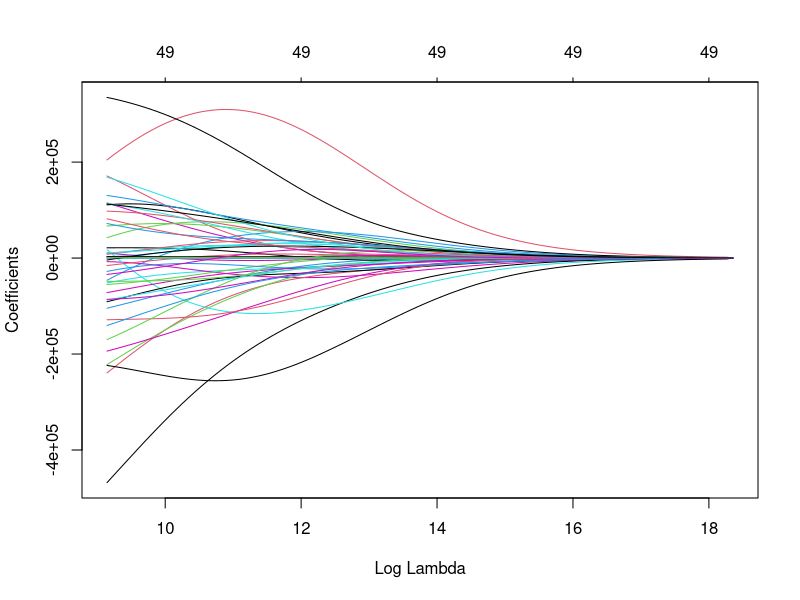

The R source for this figure: (Note: this script raises an error after producing the figure.)
library(tidyverse)
library(glmnet)
library(pls)

### Loading and Filtering Data
#
# I created two versions of the variables to test:
# One with the individual yes/no questions and one with the category scores
#
# I focused on expenditures and the response variable and used 2020 for the year
# That can be easily changed, though, for uniformity

data <- read_csv("../data/data2.csv")

dataV1 <- select(data, -economy_code, -iso_code, -wbl_index,
                 -mobility, -workplace, -pay, -marriage, -parenthood,
                 -entrepreneurship, -assets, -total, -overnight, 
                 -oneday, -cruise, -country)
dataV1 <- filter(dataV1, year == 2020, !is.na(expenditures), !is.na(region))


dataV2 <- select(data, region, income_group, year, mobility, 
                 workplace, pay, marriage, parenthood, entrepreneurship, 
                 assets, expenditures)
dataV2 <- filter(dataV2, year == 2020, !is.na(expenditures), !is.na(region))


### Ridge and Lasso Regression
### Version 1
regV1 <- lm(expenditures ~ ., data = dataV1)
x1 <- model.matrix(regV1)
x1 <- x1[, -1]
y1 <- dataV1$expenditures

## Ridge
ridge1 <- glmnet(x1, y1, alpha = 0)
plot(ridge1, label = True, xvar = "lambda")

set.seed(123)
ridge1CV <- cv.glmnet(x1, y1, alpha = 0)
plot(ridge1CV)
coef(ridge1CV) |> round(2)
ridge1CV
## MSE: 6.983 x 10^9

## Lasso
lasso1 <- glmnet(x1, y1)
plot(lasso1, label = True, xvar = "lambda")

set.seed(123)
lasso1CV <- cv.glmnet(x1, y1)
plot(lasso1CV) #1se lambda got rid of all variables
coef(lasso1CV, s = "lambda.min") |> round(2)
lasso1CV
## MSE: 1.231 x 10^10

### Version 2
regV2 <- lm(expenditures ~ ., data = dataV2)
x2 <- model.matrix(regV2)
x2 <- x2[, -1]
y2 <- dataV2$expenditures

## Ridge
ridge2 <- glmnet(x2, y2, alpha = 0)
plot(ridge2, label = True, xvar = "lambda")

set.seed(123)
ridge2CV <- cv.glmnet(x2, y2, alpha = 0)
plot(ridge2CV)
coef(ridge2CV) |> round(2)
ridge2CV
## MSE: 9.854 x 10^9

## Lasso
lasso2 <- glmnet(x2, y2)
plot(lasso2, label = True, xvar = "lambda")

set.seed(123)
lasso2CV <- cv.glmnet(x2, y2)
plot(lasso2CV)
coef(lasso2CV) |> round(2)
lasso2CV
## MSE: 9.150 x 10^10


### PCA Regression
### Version 1
pc1 <- prcomp(x1)
screeplot(pc1)
pcreg1 <- pcr(expenditures ~ ., data = dataV1, validation = "CV")
summary(pcreg1)
## MSE: 6.986 x 10^16

### Version 2
pc2 <- prcomp(x2)
screeplot(pc2)
pcreg2 <- pcr(expenditures ~ ., data = dataV2, validation = "CV")
summary(pcreg2)
## MSE: 5.464 x 10^6
